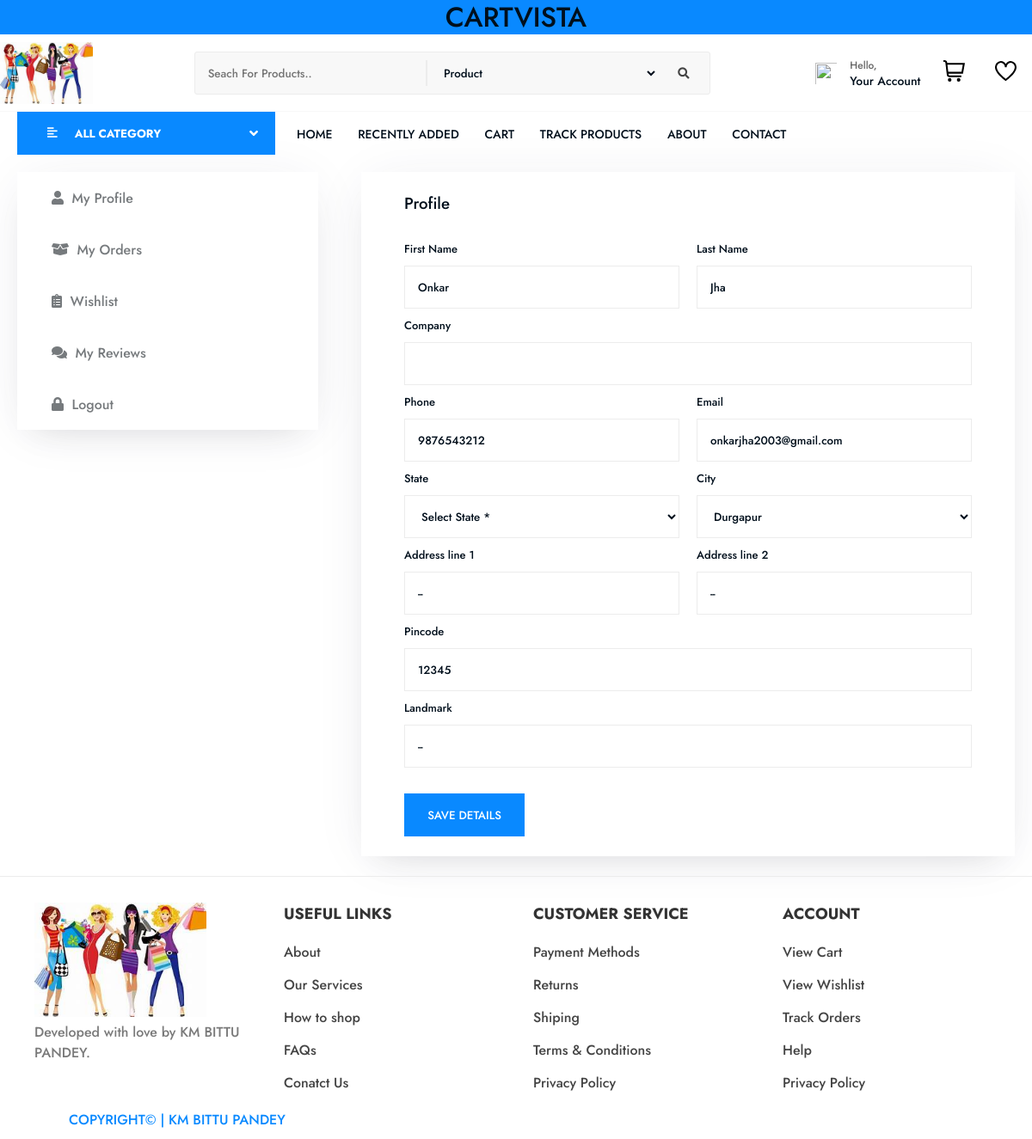
The app's page /profile.php (signed in) with its own data.
### tables this page shows
CREATE TABLE `cust` (
  `id` int(11) NOT NULL,
  `email` varchar(200) DEFAULT NULL,
  `name` varchar(200) DEFAULT NULL,
  `lname` varchar(255) DEFAULT NULL,
  `company` varchar(255) DEFAULT NULL,
  `phone` varchar(20) DEFAULT NULL,
  `state` varchar(100) DEFAULT NULL,
  `city` varchar(100) DEFAULT NULL,
  `address1` varchar(255) DEFAULT NULL,
  `address2` varchar(255) DEFAULT NULL,
  `pincode` varchar(20) DEFAULT NULL,
  `landmark` varchar(255) DEFAULT NULL,
  `ban` varchar(10) DEFAULT '0'
);

### profile.php (the view, shortened to what this page needs)
<!DOCTYPE html>
<html>
<head>
	<?php
require "head.php";
require_once "config.php";
 $me=$_SESSION['me'];
   if(!isset($_SESSION['me'])){
     header('Location:404.php');
   }else{
   $sql = "SELECT *
           FROM cust
           WHERE id='$me'";
           $result = $conn->query($sql);
   if ($result->num_rows > 0) {
       $row = $result->fetch_assoc();
       $fname = $row['name'];
       $lname=$row['lname'];
       $company = $row['company'];
       $phone = $row['phone'];
       $email = $row['email'];
       $city = $row['city'];
       $add1 = $row['address1'];
       $add2 = $row['address2'];
       $pin = $row['pincode'];
       $land = $row['landmark'];
   }
   }
	?>
</head>
<body>
<?php
require 'header.php';
?>
 <div class="container flex_ margin-top-20 mobile-flex-direction">
 	<div class="left_nav">
 		<?php
      require_once "side_bar.php";
      ?>
 	</div>
   <div class="space-50"></div>
 	<div class="right_content">
 		 <div class="checkout_left">
            <form method="post" class="save_profile_data">
               <br>
               <h3 class="left">Profile</h3>
               <div class="flex_">
                  <div class="form_input">
                     <label for="fname">First Name</label>
                     <input type="text" name="fname" required value="<?php echo $fname; ?>" class="fname">
                  </div>
                  <div class="space"></div>
                  <div class="form_input">
                     <label for="lname">Last Name</label>
                     <input type="text" name="lname" required value="<?php echo $lname; ?>" class="lname">
                  </div>
               </div>
               <div class="form_input">
                  <label for="company">Company</label>
                  <input type="text" name="company" value="<?php echo $company; ?>" class="company">
               </div>
               <div class="flex_">
                  <div class="form_input">
                     <label for="phone">Phone</label>
                     <input type="number" name="phone" required value="<?php echo $phone; ?>" class="phone">
                  </div>
                  <div class="space"></div>
                  <div class="form_input">
                     <label for="email">Email</label>
                     <input type="email" name="email" required value="<?php echo $email; ?>" class="email" disabled>
                  </div>
               </div>
                <div class="flex_">
                  <div class="form_input">
                     <label for="state">State</label>
                     <select onchange="print_city('state', this.selectedIndex);" id="s"  required class="state">
                        <option value="<?php echo $city; ?>"><?php echo $city; ?></option>
                     </select>
                  </div>
                  <div class="space"></div>
                  <div class="form_input">
                     <label for="city">City</label>
                     <select id="state" required class="city">
                        <option value="<?php echo $city; ?>"><?php echo $city; ?></option>
                     </select>
                  </div>
               </div>
               <div class="flex_">
                  <div class="form_input">
                     <label for="address1">Address line 1</label>
                     <input type="text" name="address1" required value="<?php echo $add1; ?>" class="address1">
                  </div>
                  <div class="space"></div>
                  <div class="form_input">
                     <label for="address2">Address line 2</label>
                     <input type="text" name="address2" required value="<?php echo $add2; ?>" class="address2">
                  </div>
               </div>
               <div class="form_input">
                  <label for="pincode">Pincode</label>
                  <input type="number" name="pincode" required value="<?php echo $pin; ?>" class="pincode">
               </div>
               <div class="form_input">
                  <label for="landmark">Landmark</label>
                  <input type="text" name="landmark" required value="<?php echo $land; ?>" class="landmark">
               </div>
               <button type="submit" class="margin-top save_profile_details btn-small">Save Details</button><br><br>
            </form>
         </div>
 	</div>
 </div>
 <br>
 <?php require "footer.php";?>
</body>
</html>

### assets/css/style.css (style rules this page uses)
:root { --p: #0989ff; --pl: #0989ff0a; --h: #0870d0; --l: #999; --s: #d5d8db; --s: #ececec; --green: #43a047; --red: #c62828; --yellow: #ffa000; --bold: 500; --normal: 500; --f1: 'Fira Sans'; --f2: 'Fira Sans'; --f1: 'Jost'; --f2: 'Jost'; }
* { margin: 0; padding: 0; box-sizing: border-box; color: #010f1c; font-family: var(--f1); font-weight: var(--normal); }
html { scroll-behavior: smooth; }
body { background-color: #fafcff; background-color: #f8f8f8; background-color: #fff; }
h1, h2, h3, h4, h5, h6 { color: #010f1c !important; font-family: var(--f2); font-weight: var(--bold); ; }
.flex_ { display: flex; }
.container { width: 100%; max-width: 1300px; padding: 0 20px; margin: 0 auto; }
.form_input { width: 100%; display: flex; flex-direction: column; }
.left { padding-bottom: 30px; }
.margin-top { margin-top: 20px; }
label { font-size: 13px; }
input, select, textarea { height: 50px; padding: 0 15px; width: 100%; border: 0; background: #fff; outline: 0; transition: .1s ease-in; border-radius: 0px; border: 1px solid var(--s); margin-top: 10px; margin-bottom: 10px; }
button { text-transform: uppercase; width: 100%; height: 50px; padding: 0 15px; border: 0; outline: 0; cursor: pointer; background: var(--p); color: #fff; font-weight: var(--bold); ; transition: .3s ease; border-radius: 0px; position: relative; overflow: hidden; }
.space { min-width: 20px !important; color: transparent; }
.btn-small { width: 140px; }
.save_profile_data { box-shadow: rgb(50 50 93 / 10%) -1px 5px 60px -12px, rgb(0 0 0 / 10%) 0px 18px 36px -18px; }
.checkout_left { flex: 2; }
.checkout_left form { background: #fff; }
.checkout_left form { padding: 0 50px; }
.margin-top-20 { margin-top: 20px; }
.left_nav { flex: 1; }
.right_content { flex: 3; }
.space-50 { width: 50px!important; }

### records on screen
cust: fname "Onkar", lname "Jha", phone "9876543212", email "onkarjha2003@gmail.com", city "Durgapur", address1 "--", address2 "--", pincode "12345", landmark "--"
